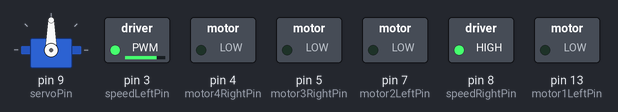
The sketch below on a simulated Arduino Uno, built with avr-gcc and run on an emulated ATmega328P. Parts: servo, switched loads named in the sketch (green lamp = pin HIGH).

Above: at 0.1 s.
Timing chart, 0 to 1.6 s (numbered marks = the images above):
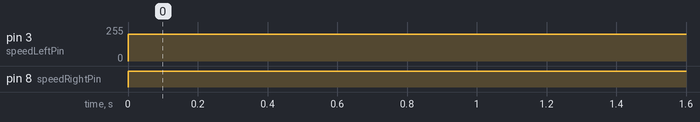

Measured:
- by itself, pin 3 (speedLeftPin): 0/255 → 200/255 at 0.00 s
- by itself, pin 8 (speedRightPin): LOW → HIGH at 0.00 s

The sketch:

H-bridgeAndServo.ino
```cpp
/*
 * Arduino code for SN754410 H-bridge
 * motor driver control.
 * servo
 */

 //servo libraries
 #include <Servo.h>
 Servo servo;

//pins
 const int speedLeftPin = 3; // H-bridge enable pin for speed control Link Motor
 const int motor4RightPin = 4; // H-bridge leg 2.R (4) reverse
 const int motor3RightPin = 5; // H-bridge leg 1.R (3) forward
 const int motor1LeftPin = 13; // H-bridge leg 1.L (1) forward
 const int motor2LeftPin = 7; // H-bridge leg 2.L (2) reverse
 const int speedRightPin = 8; // H-bridge enable pin for speed control Right Motor
 const int servoPin = 9;

//values
  int servoAngle = 0;   // servo position in degrees
  int speed_value_motor1Left; // value for motor speed
  int speed_value_motor2Right; // value for motor speed

void setup() {

 //serial
  Serial.begin(9600);

 // set digital i/o pins as outputs: H-bridge
 pinMode(speedLeftPin, OUTPUT);
 pinMode(speedRightPin,OUTPUT);
 pinMode(motor1LeftPin, OUTPUT);
 pinMode(motor2LeftPin, OUTPUT);
 pinMode(motor3RightPin, OUTPUT);
 pinMode(motor4RightPin, OUTPUT);

 //servo
 servo.attach(servoPin);

  // control the speed 0- 255
 speed_value_motor1Left = 200; // half speed
 speed_value_motor2Right = 200;
}
void loop() {

//Reverse();
//Forward();
//Left();
//Right();

 analogWrite(speedLeftPin, speed_value_motor1Left); // output speed as PWM value Links
 analogWrite(speedRightPin, speed_value_motor2Right);// output speed as PWM value Rechts
 //control the servo's direction and the position of the motor

 /* servo.write(45);      // Turn SG90 servo Left to 45 degrees
   delay(1000);          // Wait 1 second
   servo.write(90);      // Turn SG90 servo back to 90 degrees (center position)
   delay(1000);          // Wait 1 second
   servo.write(135);     // Turn SG90 servo Right to 135 degrees
   delay(1000);          // Wait 1 second
   servo.write(90);      // Turn SG90 servo back to 90 degrees (center position)
   delay(1000);

//end control the servo's direction and the position of the motor


//control the servo's speed

//if you change the delay value (from example change 50 to 10), the speed of the servo changes
  for(servoAngle = 0; servoAngle < 180; servoAngle++)  //move the micro servo from 0 degrees to 180 degrees
  {
    servo.write(servoAngle);
    delay(50);
  }

  for(servoAngle = 180; servoAngle > 0; servoAngle--)  //now move back the micro servo from 0 degrees to 180 degrees
  {
    servo.write(servoAngle);
    delay(10);
  }
  //end control the servo's speed
  */
}

int Reverse(){
  // put motor in back motion
 digitalWrite(motor1LeftPin, LOW); // set leg 1 of the H-bridge low
 digitalWrite(motor2LeftPin, HIGH); // set leg 2 of the H-bridge high
 digitalWrite(motor3RightPin, LOW); // set leg 1 of the H-bridge low
 digitalWrite(motor4RightPin, HIGH); // set leg 2 of the H-bridge high
}

int Forward(){
  // put motor in forward motion
 digitalWrite(motor1LeftPin, HIGH); // set leg 1 of the H-bridge low
 digitalWrite(motor2LeftPin, LOW); // set leg 2 of the H-bridge high
 digitalWrite(motor3RightPin, HIGH); // set leg 1 of the H-bridge low
 digitalWrite(motor4RightPin, LOW); // set leg 2 of the H-bridge high
}

int Left(){
    // put motor in Left motion
 digitalWrite(motor1LeftPin, LOW); // set leg 1 of the H-bridge low
 digitalWrite(motor2LeftPin, HIGH); // set leg 2 of the H-bridge high
 digitalWrite(motor3RightPin, HIGH); // set leg 1 of the H-bridge low
 digitalWrite(motor4RightPin, LOW); // set leg 2 of the H-bridge high
}

int Right(){
  // put motor in right motion
 digitalWrite(motor1LeftPin, HIGH); // set leg 1 of the H-bridge low
 digitalWrite(motor2LeftPin, LOW); // set leg 2 of the H-bridge high
 digitalWrite(motor3RightPin, LOW); // set leg 1 of the H-bridge low
 digitalWrite(motor4RightPin, HIGH); // set leg 2 of the H-bridge high
}
```
